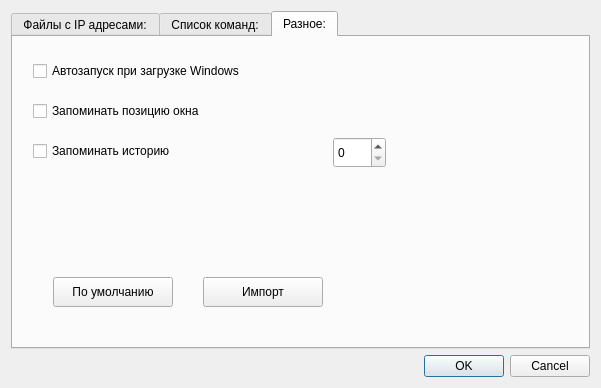
<?xml version="1.0" encoding="UTF-8"?>
<ui version="4.0">
 <class>SetSettings</class>
 <widget class="QDialog" name="SetSettings">
  <property name="windowModality">
   <enum>Qt::ApplicationModal</enum>
  </property>
  <property name="geometry">
   <rect>
    <x>0</x>
    <y>0</y>
    <width>601</width>
    <height>388</height>
   </rect>
  </property>
  <property name="windowTitle">
   <string>Настройки</string>
  </property>
  <layout class="QGridLayout" name="gridLayout_2">
   <item row="0" column="0">
    <layout class="QGridLayout" name="gridLayout">
     <item row="0" column="0">
      <widget class="QTabWidget" name="tabWidget">
       <property name="currentIndex">
        <number>2</number>
       </property>
       <widget class="QWidget" name="tabFileList">
        <attribute name="title">
         <string>Файлы с IP адресами:</string>
        </attribute>
        <layout class="QGridLayout" name="gridLayout_4">
         <item row="0" column="0">
          <layout class="QGridLayout" name="glFileListMainGrid">
           <item row="0" column="0">
            <layout class="QHBoxLayout" name="hzlFileListList">
             <item>
              <widget class="QListWidget" name="lvFileList">
               <property name="sizePolicy">
                <sizepolicy hsizetype="Expanding" vsizetype="Expanding">
                 <horstretch>0</horstretch>
                 <verstretch>0</verstretch>
                </sizepolicy>
               </property>
              </widget>
             </item>
            </layout>
           </item>
           <item row="0" column="1">
            <layout class="QVBoxLayout" name="vlFileListAllButtons">
             <property name="sizeConstraint">
              <enum>QLayout::SetDefaultConstraint</enum>
             </property>
             <item>
              <widget class="QPushButton" name="pbAddFile">
               <property name="sizePolicy">
                <sizepolicy hsizetype="Minimum" vsizetype="Fixed">
                 <horstretch>0</horstretch>
                 <verstretch>0</verstretch>
                </sizepolicy>
               </property>
               <property name="text">
                <string>Добавить</string>
               </property>
              </widget>
             </item>
             <item>
              <spacer name="verticalSpacer_2">
               <property name="orientation">
                <enum>Qt::Vertical</enum>
               </property>
               <property name="sizeType">
                <enum>QSizePolicy::Fixed</enum>
               </property>
               <property name="sizeHint" stdset="0">
                <size>
                 <width>90</width>
                 <height>38</height>
                </size>
               </property>
              </spacer>
             </item>
             <item>
              <widget class="QPushButton" name="pbDeleteFile">
               <property name="text">
                <string>Удалить</string>
               </property>
              </widget>
             </item>
             <item>
              <spacer name="verticalSpacer">
               <property name="orientation">
                <enum>Qt::Vertical</enum>
               </property>
               <property name="sizeHint" stdset="0">
                <size>
                 <width>20</width>
                 <height>40</height>
                </size>
               </property>
              </spacer>
             </item>
            </layout>
           </item>
          </layout>
         </item>
        </layout>
       </widget>
       <widget class="QWidget" name="tabCommandsList">
        <attribute name="title">
         <string>Список команд:</string>
        </attribute>
        <layout class="QGridLayout" name="gridLayout_5">
         <item row="0" column="0">
          <layout class="QGridLayout" name="gridLayout_3">
           <item row="0" column="0">
            <layout class="QHBoxLayout" name="horizontalLayout">
             <item>
              <widget class="QTableView" name="tvCommandsList"/>
             </item>
            </layout>
           </item>
           <item row="0" column="1">
            <layout class="QVBoxLayout" name="verticalLayout_3">
             <item>
              <widget class="QPushButton" name="pbAddCommand">
               <property name="text">
                <string>Добавить</string>
               </property>
              </widget>
             </item>
             <item>
              <widget class="QPushButton" name="pbEditCommand">
               <property name="text">
                <string>Изменить</string>
               </property>
              </widget>
             </item>
             <item>
              <widget class="QPushButton" name="pbDeleteCommand">
               <property name="text">
                <string>Удалить</string>
               </property>
              </widget>
             </item>
             <item>
              <spacer name="verticalSpacer_5">
               <property name="orientation">
                <enum>Qt::Vertical</enum>
               </property>
               <property name="sizeHint" stdset="0">
                <size>
                 <width>20</width>
                 <height>40</height>
                </size>
               </property>
              </spacer>
             </item>
            </layout>
           </item>
          </layout>
         </item>
        </layout>
       </widget>
       <widget class="QWidget" name="tab">
        <attribute name="title">
         <string>Разное:</string>
        </attribute>
        <widget class="QCheckBox" name="cbAutostart">
         <property name="geometry">
          <rect>
           <x>20</x>
           <y>20</y>
           <width>291</width>
           <height>28</height>
          </rect>
         </property>
         <property name="text">
          <string>Автозапуск при загрузке Windows</string>
         </property>
        </widget>
        <widget class="QPushButton" name="pbSetDefaults">
         <property name="geometry">
          <rect>
           <x>40</x>
           <y>240</y>
           <width>120</width>
           <height>30</height>
          </rect>
         </property>
         <property name="text">
          <string>По умолчанию</string>
         </property>
        </widget>
        <widget class="QPushButton" name="pbImportSettings">
         <property name="geometry">
          <rect>
           <x>190</x>
           <y>240</y>
           <width>120</width>
           <height>30</height>
          </rect>
         </property>
         <property name="text">
          <string>Импорт</string>
         </property>
        </widget>
        <widget class="QCheckBox" name="cbSaveMainWindowPosition">
         <property name="geometry">
          <rect>
           <x>20</x>
           <y>60</y>
           <width>271</width>
           <height>28</height>
          </rect>
         </property>
         <property name="text">
          <string>Запоминать позицию окна</string>
         </property>
        </widget>
        <widget class="QCheckBox" name="cbSaveHistory">
         <property name="geometry">
          <rect>
           <x>20</x>
           <y>100</y>
           <width>281</width>
           <height>28</height>
          </rect>
         </property>
         <property name="text">
          <string>Запоминать историю</string>
         </property>
        </widget>
        <widget class="QSpinBox" name="cbSaveHistoryDepth">
         <property name="geometry">
          <rect>
           <x>320</x>
           <y>100</y>
           <width>53</width>
           <height>31</height>
          </rect>
         </property>
        </widget>
       </widget>
      </widget>
     </item>
     <item row="1" column="0">
      <widget class="QDialogButtonBox" name="buttonBox">
       <property name="orientation">
        <enum>Qt::Horizontal</enum>
       </property>
       <property name="standardButtons">
        <set>QDialogButtonBox::Cancel|QDialogButtonBox::Ok</set>
       </property>
      </widget>
     </item>
    </layout>
   </item>
  </layout>
 </widget>
 <resources/>
 <connections>
  <connection>
   <sender>buttonBox</sender>
   <signal>accepted()</signal>
   <receiver>SetSettings</receiver>
   <slot>accept()</slot>
   <hints>
    <hint type="sourcelabel">
     <x>248</x>
     <y>254</y>
    </hint>
    <hint type="destinationlabel">
     <x>157</x>
     <y>274</y>
    </hint>
   </hints>
  </connection>
  <connection>
   <sender>buttonBox</sender>
   <signal>rejected()</signal>
   <receiver>SetSettings</receiver>
   <slot>reject()</slot>
   <hints>
    <hint type="sourcelabel">
     <x>316</x>
     <y>260</y>
    </hint>
    <hint type="destinationlabel">
     <x>286</x>
     <y>274</y>
    </hint>
   </hints>
  </connection>
 </connections>
</ui>
